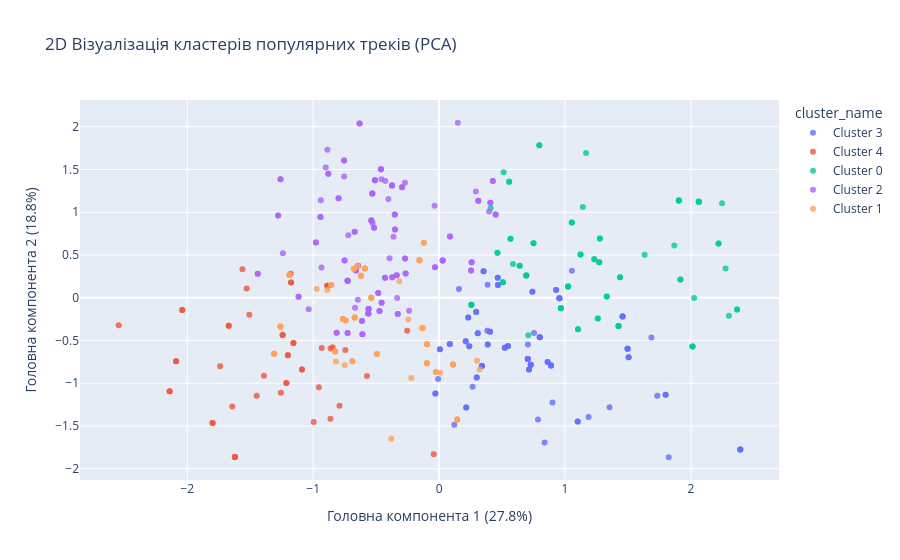
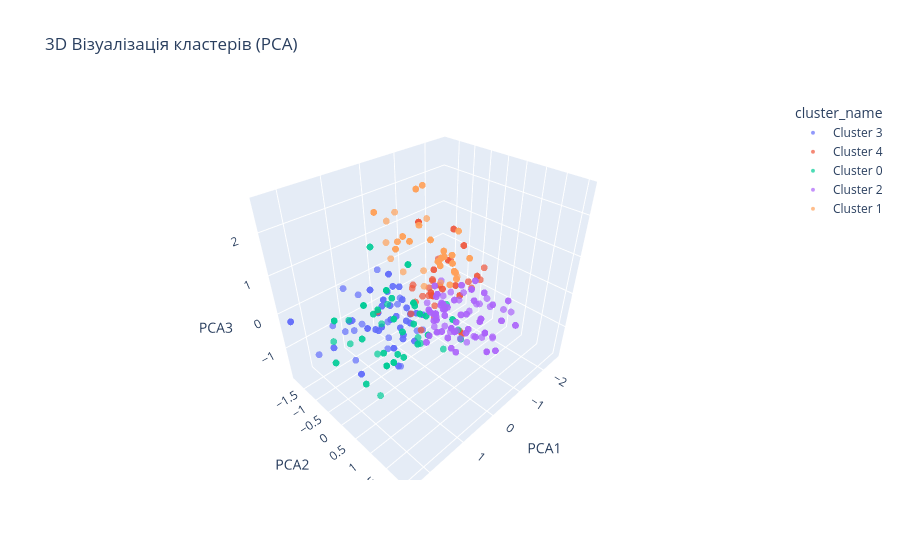

Notebook source saved alongside these figures, in order:
### Code cell
pca_2d = PCA(n_components=2, random_state=42)
pca_features_2d = pca_2d.fit_transform(df_popular[numeric_features])

df_popular['PCA1'] = pca_features_2d[:, 0]
df_popular['PCA2'] = pca_features_2d[:, 1]

df_popular['cluster_name'] = 'Cluster ' + df_popular['cluster'].astype(str)

fig_2d = px.scatter(
    df_popular, 
    x='PCA1', 
    y='PCA2', 
    color='cluster_name',
    title='2D Візуалізація кластерів популярних треків (PCA)',
    opacity=0.8,
)

fig_2d.update_layout(
    xaxis_title=f"Головна компонента 1 ({pca_2d.explained_variance_ratio_[0]*100:.1f}%)",
    yaxis_title=f"Головна компонента 2 ({pca_2d.explained_variance_ratio_[1]*100:.1f}%)"
)

fig_2d.show()



pca_3d = PCA(n_components=3, random_state=42)
pca_features_3d = pca_3d.fit_transform(df_popular[numeric_features])

df_popular['PCA3'] = pca_features_3d[:, 2]

fig_3d = px.scatter_3d(
    df_popular, 
    x='PCA1', 
    y='PCA2', 
    z='PCA3',
    color='cluster_name',
    title='3D Візуалізація кластерів (PCA)',
    opacity=0.7
)

fig_3d.update_traces(marker=dict(size=4))
fig_3d.show()
